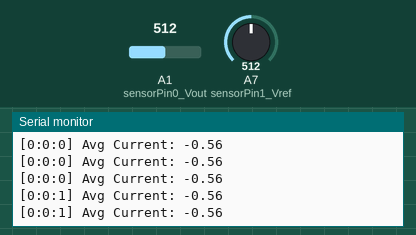
The sketch below on a simulated Arduino Nano, built with avr-gcc and run on an emulated ATmega328P. Shown: the last lines printed to the serial monitor. The test bench sets the inputs (shaded band); at power-on: A1 (sensorPin0_Vout) = 512, A7 (sensorPin1_Vref) = 512.

Above: at 1.2 s.
1.3 s: A1 (sensorPin0_Vout) set to 716
At 1.32 s:
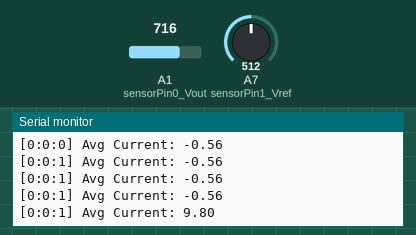
2.8 s: A7 (sensorPin1_Vref) set to 716
At 2.84 s:
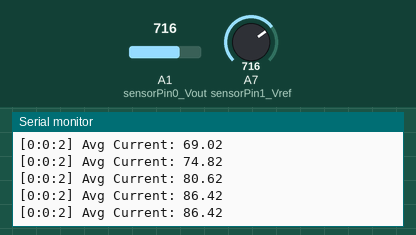
4.3 s: A1 (sensorPin0_Vout) set to 900
At 4.37 s:
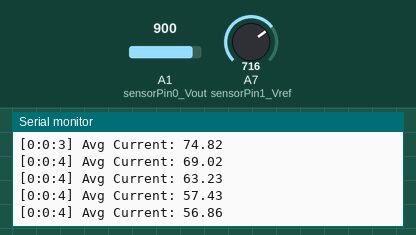
5.8 s: A7 (sensorPin1_Vref) set to 900
At 5.89 s:
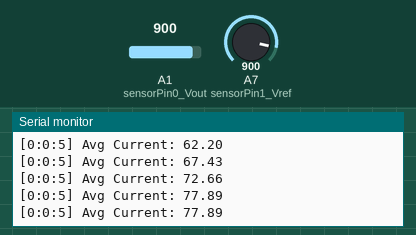
Timing chart, 0 to 8.3 s (numbered marks = the images above; inputs shaded):
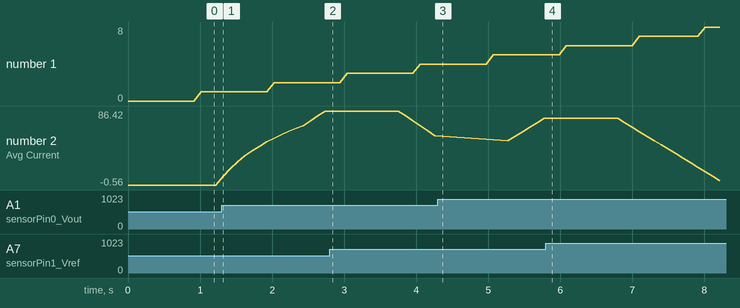

The sketch:

Motor.ino
```cpp
const int sensorPin0_Vout = A1;
const int sensorPin1_Vref = A7;
const int Vcc = 4.615;
#define NUM_READINGS 25  // Number of readings to average

float readings[NUM_READINGS];  // Array to store past readings
int readIndex = 0;             // Index to track position in the buffer
float total = 0;               // Sum of all stored readings
bool bufferFilled = false;     // Flag to indicate buffer is full

void setup() {
    Serial.begin(115200);  // Start serial communication
    analogReference(DEFAULT);  // Use 5V as reference for analog readings

    // Initialize readings array with zeros
    for (int i = 0; i < NUM_READINGS; i++) {
        readings[i] = 0;
    }
}

void loop() {
    int adcVout = analogRead(sensorPin0_Vout);
    int adcVref = analogRead(sensorPin1_Vref);

    // Convert ADC values to voltages
    float Vout = (adcVout / 1023.0) * Vcc;
    float Vref = (adcVref / 1023.0) * Vcc;

    // Calculate current
    float current_temp = ((Vout - Vref) * 200) / 1.25;
    float current = current_temp + ((current_temp*0.1358) -0.5552);


    // Remove the oldest reading from the total sum
    total -= readings[readIndex];

    // Store the new reading in the array
    readings[readIndex] = current;

    // Add the new reading to the total sum
    total += current;

    // Move to the next position in the buffer
    readIndex++;

    // If we reach the end of the array, loop back to the beginning
    if (readIndex >= NUM_READINGS) {
        readIndex = 0;
        bufferFilled = true;  // Mark buffer as full
    }

    // Calculate the average over available readings
    float averageCurrent;
    if (bufferFilled) {
        averageCurrent = total / NUM_READINGS;  // Use full buffer
    } else {
        averageCurrent = total / readIndex;  // Use only filled portion
    }

    // Get time since startup in HH:MM:SS format
    unsigned long ms = millis();
    unsigned long seconds = ms / 1000;
    unsigned long minutes = seconds / 60;
    unsigned long hours = minutes / 60;

    // Print timestamp
    Serial.print("[");
    Serial.print(hours);
    Serial.print(":");
    Serial.print(minutes % 60);
    Serial.print(":");
    Serial.print(seconds % 60);
    Serial.print("] ");

    // Print averaged current
    Serial.print("Avg Current: ");
    Serial.println(averageCurrent, 2); // Print with 2 decimal places

    delay(100);  // Wait 250ms before next reading
}
```

Measured:
- after the input at 1.3 s, the serial monitor: prints a new line at once (image 1)
- after the input at 4.3 s, the serial monitor: prints a new line after 0.06 s (image 3)
- plotted number 2: -0.56 → 86.42 after the input at 1.3 s, 86.42 → 57.43 after the input at 2.8 s, 57.43 → 77.89 after the input at 4.3 s, 77.89 → 4.67 after the input at 5.8 s
